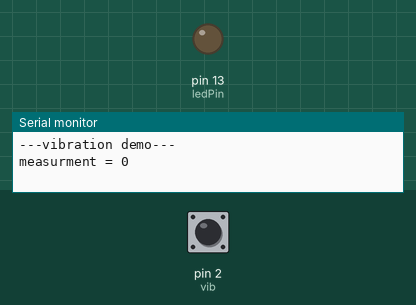
This sketch was run on a simulated Arduino Uno, built with avr-gcc and run on an emulated ATmega328P. On the bench: output pins drawn as LEDs (lit = HIGH), the last lines printed to the serial monitor. The inputs (shaded band) are chosen by the test bench; at power-on: pin 2 (vib) LOW.

Above: at 1.2 s.
1.3 s: pin 2 (vib) pulsed HIGH 2 times (0.12 s each, 0.3 s apart)
At 1.7 s:
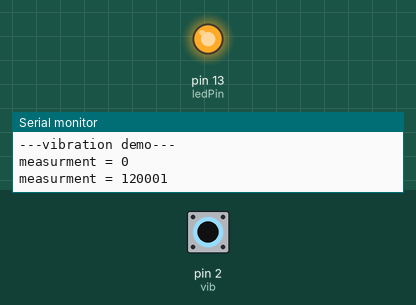
Timing chart, 0 to 4.3 s (numbered marks = the images above; inputs shaded):
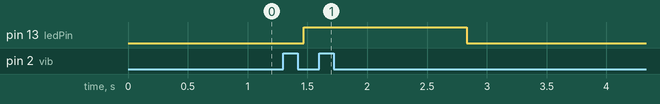

Measured:
- after the input at 1.3 s, pin 13 (ledPin): LOW → HIGH after 0.17 s, → LOW 1.4 s later

The sketch:

SW-420.ino
```cpp
int ledPin = 13;
int vib = 2;

void setup(){
  pinMode(ledPin, OUTPUT);
  pinMode(vib, INPUT); //센서핀 입력
  Serial.begin(9600); //시리얼통신 설정 9600
  Serial.println("---vibration demo---");
}
void loop(){
  long measurement = TP_init();
  delay(50);
  Serial.print("measurment = ");
  Serial.println(measurement);
  if (measurement > 1000){
    digitalWrite(ledPin, HIGH);
  }
  else{
    digitalWrite(ledPin, LOW);
  }
}

long TP_init(){
  delay(10);
  long measurement= pulseIn(vib, HIGH);
  return measurement;
}
```
